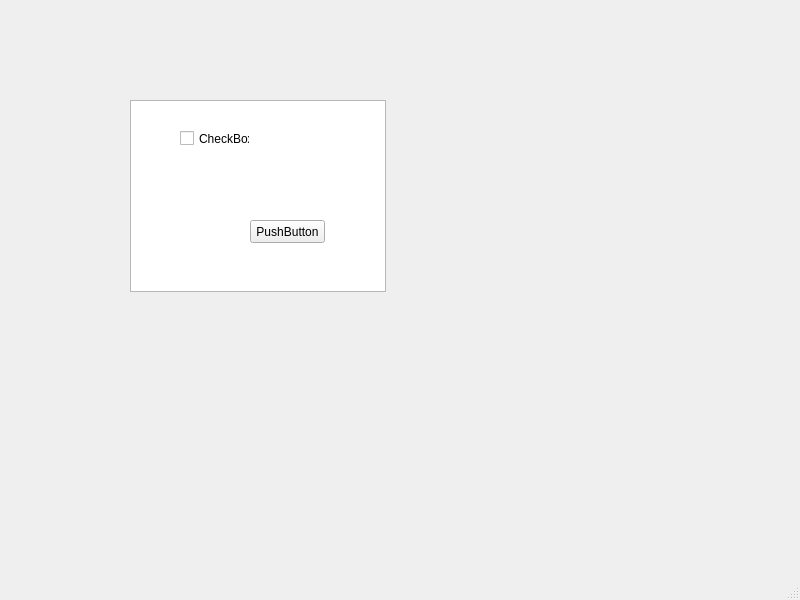
<?xml version="1.0" encoding="UTF-8"?>
<ui version="4.0">
 <class>MainWindow</class>
 <widget class="QMainWindow" name="MainWindow">
  <property name="geometry">
   <rect>
    <x>0</x>
    <y>0</y>
    <width>800</width>
    <height>600</height>
   </rect>
  </property>
  <property name="windowTitle">
   <string>MainWindow</string>
  </property>
  <widget class="QWidget" name="centralwidget">
   <widget class="QListView" name="hellow">
    <property name="geometry">
     <rect>
      <x>130</x>
      <y>100</y>
      <width>256</width>
      <height>192</height>
     </rect>
    </property>
   </widget>
   <widget class="QCheckBox" name="checkBox">
    <property name="geometry">
     <rect>
      <x>180</x>
      <y>130</y>
      <width>70</width>
      <height>17</height>
     </rect>
    </property>
    <property name="text">
     <string>CheckBox</string>
    </property>
   </widget>
   <widget class="QPushButton" name="pushButton">
    <property name="geometry">
     <rect>
      <x>250</x>
      <y>220</y>
      <width>75</width>
      <height>23</height>
     </rect>
    </property>
    <property name="text">
     <string>PushButton</string>
    </property>
   </widget>
  </widget>
  <widget class="QMenuBar" name="menubar">
   <property name="geometry">
    <rect>
     <x>0</x>
     <y>0</y>
     <width>800</width>
     <height>21</height>
    </rect>
   </property>
  </widget>
  <widget class="QStatusBar" name="statusbar"/>
 </widget>
 <resources/>
 <connections/>
</ui>
